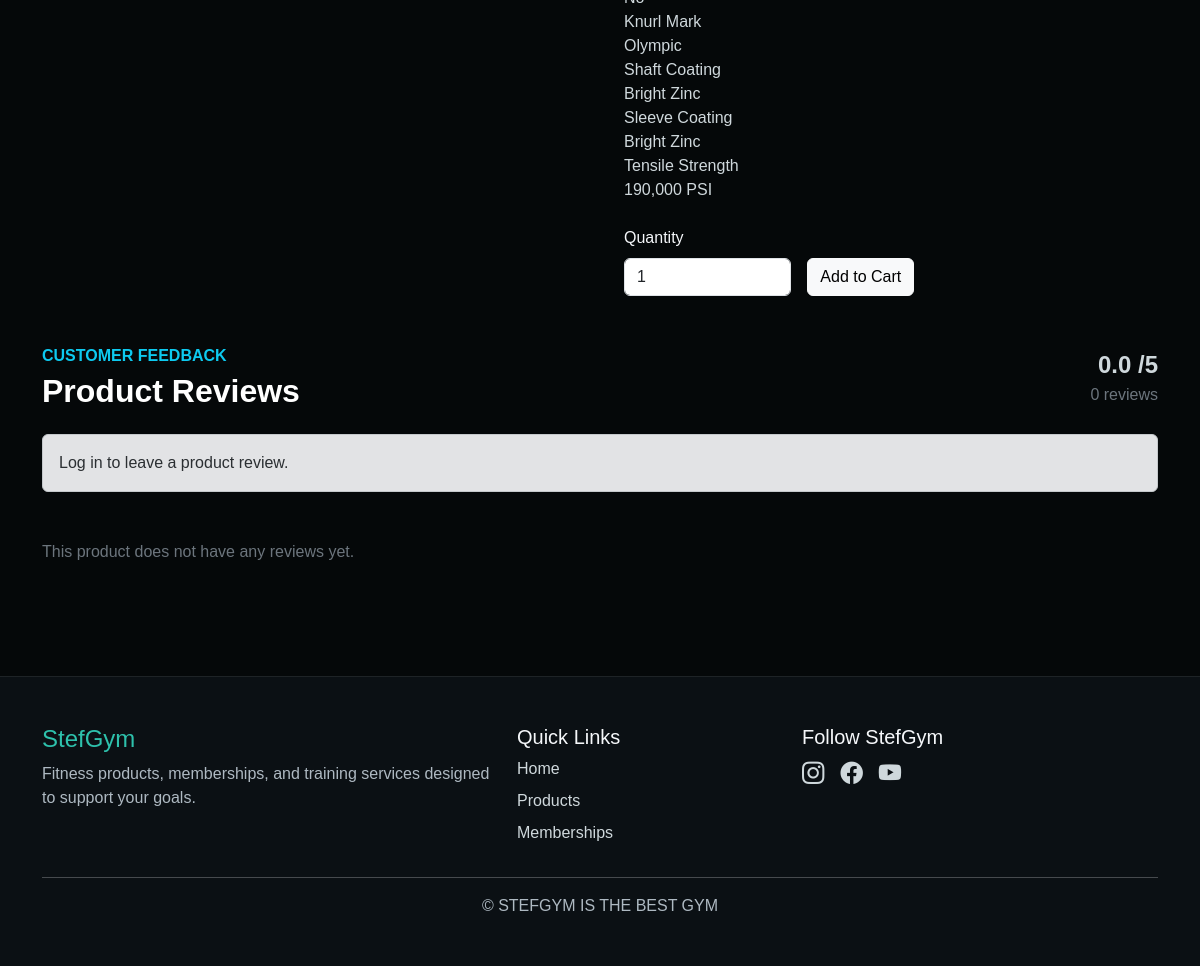
The page /catalog/products/5/ (lower part) on the database as committed earlier.
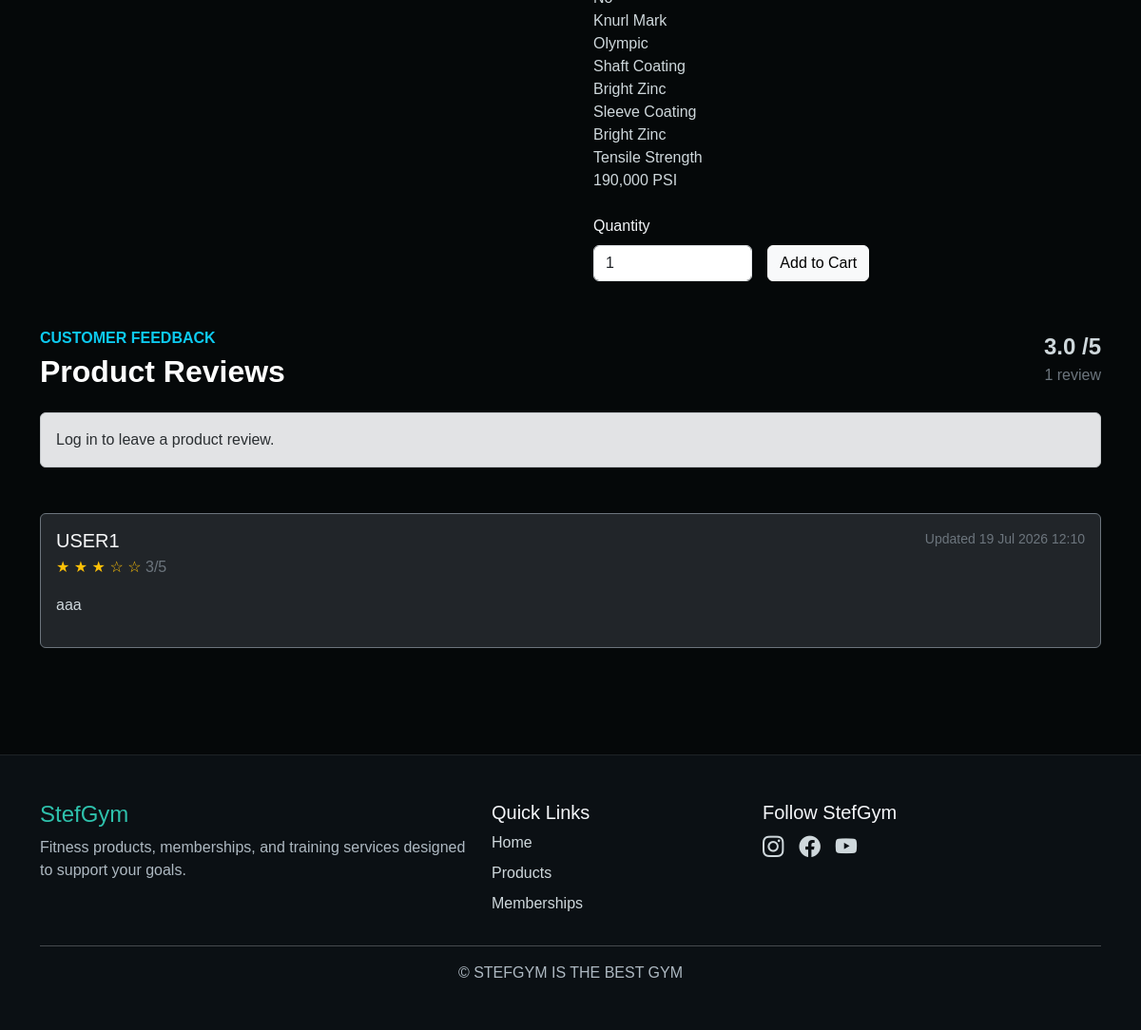
The same page on the database as committed later.
### catalog/models.py (models this page shows, shortened)
class Product(models.Model):
    FITNESS_GOAL_CHOICES=[
        ("strength", "Strength"),
        ("cardio", "Cardio"),
        ("weight_lost", "Weight Loss"),
        ("flexibility", "Flexibility"),
        ("recovery", "Recovery"),
        ("general", "General Fitness"),
    ]
    name=models.CharField(
        max_length=150,
    )
    category=models.ForeignKey(
        Category,
        on_delete=models.PROTECT,
        related_name="products",
    )
    subcategory=models.ForeignKey(
        Subcategory,
        on_delete=models.PROTECT,
        related_name="products",
        null=True,
        blank=True,
    )
    membership_plan = models.OneToOneField(
    MembershipPlan,
    on_delete=models.PROTECT,
    related_name="catalog_product",
    null=True,
    blank=True,
)
    description=models.TextField()
    brand=models.CharField(
        max_length=100,
        blank=True,
    )
    fitness_goal = models.CharField(
        max_length=30,
        choices=FITNESS_GOAL_CHOICES,
        default="general",
    )
    price = models.DecimalField(
        max_digits=8,
        decimal_places=2,
    )
    stock_quantity = models.PositiveIntegerField(
        default=0,
    )
    image_url = models.URLField(
        max_length=500,
        blank=True,
    )
    is_active = models.BooleanField(
        default=True,
    )
    created_at = models.DateTimeField(
        auto_now_add=True,
    )
    updated_at = models.DateTimeField(
        auto_now=True,
    )
    class Meta:
        ordering = ["name"]
    @property
    def is_membership_product(self):
        return self.membership_plan_id is not None
    @property
    def in_stock(self):
        return (
            self.is_membership_product
        or self.stock_quantity > 0
        )
    @property
    def average_rating(self):
        result = self.reviews.aggregate(
            average=models.Avg("rating"),
        )
        return result["average"] or 0
    @property
    def review_count(self):
        return self.reviews.count()

class Review(models.Model):
    product = models.ForeignKey(
        Product,
        on_delete=models.CASCADE,
        related_name="reviews",
    )
    user = models.ForeignKey(
        "auth.User",
        on_delete=models.CASCADE,
        related_name="product_reviews",
    )
    rating = models.PositiveSmallIntegerField()
    comment = models.TextField(
        max_length=2000,
    )
    created_at = models.DateTimeField(
        auto_now_add=True,
    )
    updated_at = models.DateTimeField(
        auto_now=True,
    )
    class Meta:
        ordering = ["-updated_at"]
        constraints = [
            models.UniqueConstraint(
                fields=["product", "user"],
                name="one_review_per_user_per_product",
            ),
            models.CheckConstraint(
                check=models.Q(
                    rating__gte=1,
                    rating__lte=5,
                ),
                name="review_rating_between_1_and_5",
            ),
        ]

### catalog/views.py (the view)
# urls.py: path("products/<int:product_id>/",views.product_detail,name="product_detail",),
def product_detail(request, product_id):
    product = get_object_or_404(
        Product.objects.select_related(
            "category",
            "subcategory",
        ),
        pk=product_id,
        is_active=True,
    )
    if product.membership_plan_id:
        maximum_quantity=1
    else:
        maximum_quantity=product.stock_quantity
    cart_form=CartAddProductForm(
        max_quantity=maximum_quantity,
    )
    return render(
        request,
        "catalog/product_detail.html",
        {
        "product": product,
        "cart_form": cart_form,
        },
    )

### cart/forms.py
class CartAddProductForm(forms.Form):
    quantity = forms.IntegerField(
        min_value=1,
        initial=1,
        widget=forms.NumberInput(
            attrs={
                "class": "form-control",
                "min": 1,
            }
        ),
    )
    override = forms.BooleanField(
        required=False,
        initial=False,
        widget=forms.HiddenInput,
    )
    def __init__(
        self,
        *args,
        max_quantity=None,
        **kwargs,
    ):
        super().__init__(*args, **kwargs)
        if max_quantity is not None:
            self.fields["quantity"].max_value = (
                max_quantity
            )
            self.fields[
                "quantity"
            ].widget.attrs["max"] = max_quantity

### catalog/templates/catalog/product_detail.html (shortened to what the changed rows need)
{% extends "navbarfooter.html" %}
{% load static %}
{% block content %}
<section class="py-5">
    <div class="container">
        <div class="row g-5 align-items-start">
            <div class="col-lg-6">
                <p>
                    {{ product.description|linebreaks }}
                </p>
            </div>
        </div>
    </div>
</section>
<section class="pb-5">
    <div class="container">
        <div
            class="d-flex flex-wrap justify-content-between
                   align-items-center gap-3 mb-4"
        >
            <div>
                <h2 class="fw-bold mb-0">
                    Product Reviews
                </h2>
            </div>
            <div class="text-end">
                <p class="fs-4 fw-bold mb-0">
                    <span id="average-rating">
                        {{ product.average_rating|floatformat:1 }}
                    </span>/5
                </p>
                <p class="text-secondary mb-0">
                    <span id="review-count">
                        {{ product.review_count }}
                    </span>
                    review{{ product.review_count|pluralize }}
                </p>
            </div>
        </div>
        <div id="reviews-list">
            {% for review in product.reviews.all %}
                {% include "catalog/partials/review_card.html" %}
            {% empty %}
                <p
                    id="no-reviews-message"
                    class="text-secondary"
                >
                    This product does not have any reviews yet.
                </p>
            {% endfor %}
        </div>
    </div>
</section>
{% endblock %}

### catalog/templates/catalog/partials/review_card.html (shortened to what this page needs)
<article
    id="review-{{ review.id }}"
    class="card bg-dark text-light border-secondary mb-3"
    data-rating="{{ review.rating }}"
>
    <div class="card-body">
        <div
            class="d-flex flex-wrap justify-content-between
                   align-items-start gap-2 mb-3"
        >
            <div>
                <h3 class="h5 mb-1">
                    {{ review.user.username }}
                </h3>
                <span class="text-warning">
                    {% for number in "12345" %}
                        {% if forloop.counter <= review.rating %}
                            ★
                        {% else %}
                            ☆
                        {% endif %}
                    {% endfor %}
                </span>
                <span class="text-secondary">
                    {{ review.rating }}/5
                </span>
            </div>
            <small class="text-secondary">
                Updated {{ review.updated_at|date:"d M Y H:i" }}
            </small>
        </div>
        <p class="review-comment mb-3">
            {{ review.comment|linebreaksbr }}
        </p>
    </div>
</article>

Rows that differ between the two databases and show on the page:
computed for Product: average_rating "0.0" → "3.0"; review_count "0" → "1"
added Review: user.username "USER1", rating "3", updated_at "19 Jul 2026 12:10", comment "aaa"
Other text that changed with them:
text no longer shown: "This product does not have any reviews yet."
